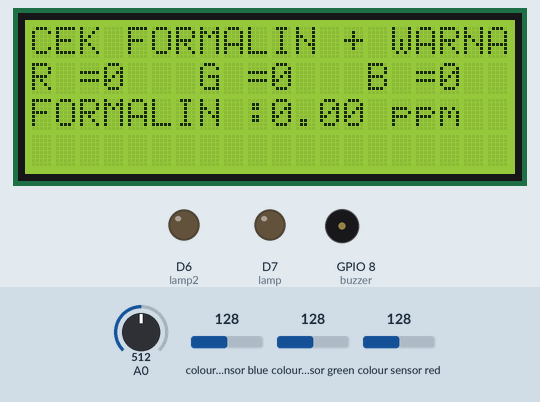
The sketch below on a simulated ESP8266 (NodeMCU). On the bench: 20×4 character LCD, output pins drawn as LEDs (lit = HIGH), buzzer (waves = sounding, pin HIGH). Wiring (inferred from the names in the program): TCS3200 colour sensor: output GPIO 6; S2 D2; S3 D1; S0 D4; S1 GPIO 3. The test bench sets the inputs (shaded band); at power-on: colour sensor blue 128, A0 = 512, colour sensor red 128, colour sensor green 128. Pins used as bus, display or sensor lines are not drawn; what the sketch prints to the serial monitor is not drawn.

Above: at 1.2 s.
1.3 s: colour sensor blue set to 25
At 2.3 s:
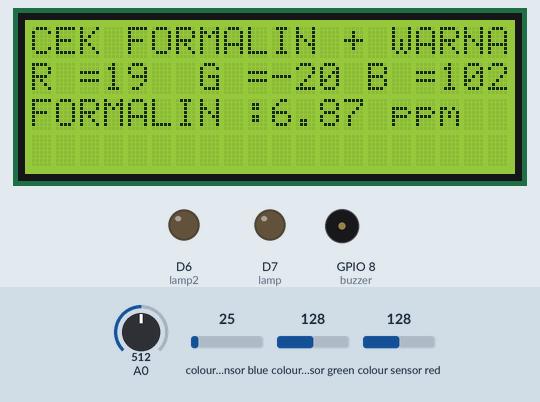
4.7 s: colour sensor blue set to 20
At 6.7 s:
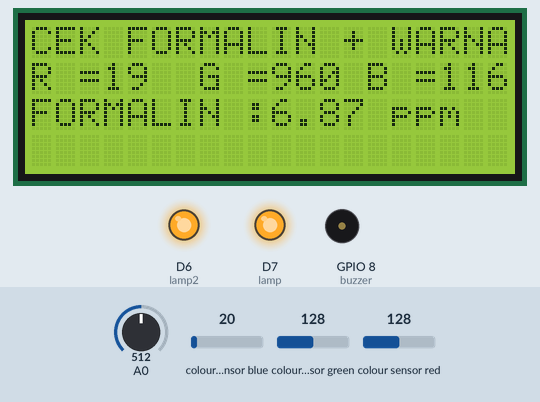
7.9 s: A0 set to 390
At 10.1 s:
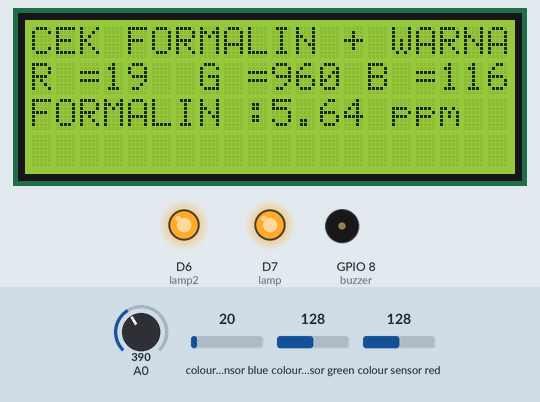
11.0 s: colour sensor red set to 5
At 12.3 s:
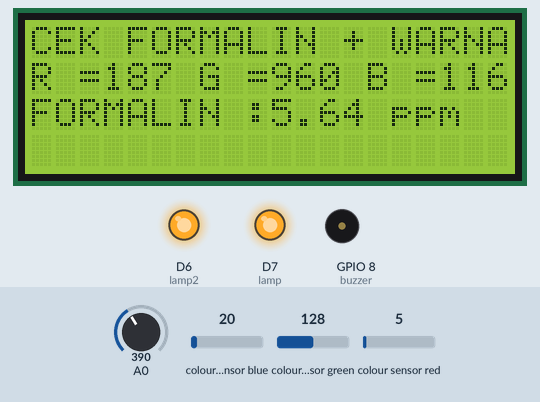
12.6 s: A0 set to 410
At 14.6 s:
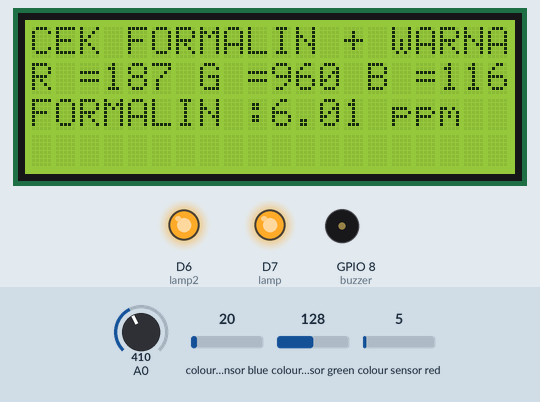
15.7 s: colour sensor blue set to 113
At 16.9 s:
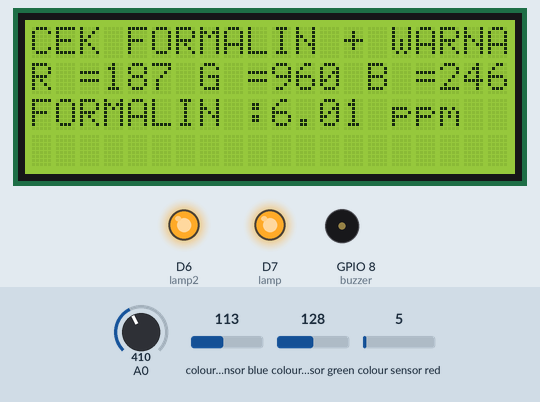
Timing chart, 0 to 18.7 s (numbered marks = the images above; inputs shaded):
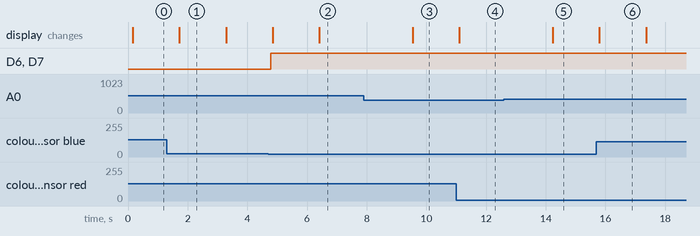

The sketch:

formalincek.ino
```cpp
//LCD............................................................................................................
#include <LiquidCrystal_I2C.h>
LiquidCrystal_I2C lcd(0x27, 20, 4); // set the LCD address to 0x27 for a 20 chars and 4 line display

//BUZZER.........................................................................................................
const int buzzer = 8;

int lamp = 13; // LED terhubung pada pin digital 13
int lamp2 = 12; // LED terhubung pada pin digital 12
//TGS............................................................................................................
float tgs;
float Volt;
float Ro;
float Rt;//Rs
float ppm;
// Your threshold value
int sensorThres = 400;

//TCS...........................................................................................................
#define S0  2
#define S1  3
#define S2  4
#define S3  5
#define OUT 6

int A,D,C = 0;
int R;
int G;
int B;


unsigned long datamilis = 0;
int count = 0;

void setup() {
 // initialize the lcd
 lcd.init();
 // initialize the tgs sensor
 pinMode(tgs, INPUT);
 pinMode(buzzer, OUTPUT);
 // initialize the tcs sensor
 pinMode(S0, OUTPUT);
 pinMode(S1, OUTPUT);
 pinMode(S2, OUTPUT);
 pinMode(S3, OUTPUT);
 pinMode(OUT, INPUT);
 // Setting frequency-scaling to 20%
 digitalWrite(S0,HIGH);
 digitalWrite(S1,LOW);
 pinMode(lamp, OUTPUT); // Mengatur pin sebagai output
 pinMode(lamp2, OUTPUT); // Mengatur pin sebagai output
 Serial.begin(9600);

}

void loop() {
  if(millis() - datamilis > 100){
  datamilis = millis();
  tampilan();
  sensortgs();
  // Setting red filtered photodiodes to be read Red frequency
  digitalWrite(S2,LOW);
  digitalWrite(S3,LOW);
  A = pulseIn(OUT, LOW);  // Reading the output Red frequency
  R = A - 20;
  // Setting Green filtered photodiodes to be read Green frequency
  digitalWrite(S2,HIGH);
  digitalWrite(S3,HIGH);
  D = pulseIn(OUT, LOW);  // Reading the output Green frequency
  G = B - 20;
  // Setting Blue filtered photodiodes to be read Blue frequency
  digitalWrite(S2,LOW);
  digitalWrite(S3,HIGH);
  C = pulseIn(OUT, LOW);  // Reading the output Blue frequency
  B = C - 20;
  // Print RGB Sensor Values
  Serial.print("R= ");
  Serial.print(R);
  Serial.print(" | ");
  Serial.print("G= ");
  Serial.print(G);
  Serial.print(" | ");
  Serial.print("B= ");
  Serial.print(B);
  Serial.println();

  //buzzer urgent........................................................................................
  if(ppm >= 12){
    digitalWrite(buzzer,HIGH);
    delay(1000);
    digitalWrite(buzzer,LOW);
    delay(500);

    }
  else if(ppm <= 11){
    digitalWrite(buzzer,LOW);
    }
  //LED urgent........................................................................................
  if (R < 70 && G < 70 && B < 70) {
    Serial.println("Status: Aman");
    digitalWrite(lamp,LOW);
    digitalWrite(lamp2,LOW);
  }
  else if (R >= 80 && R <= 100 && G >= 80 && G <= 100 && B >= 80 && B <= 100) {
    Serial.println("Status: Sedang");
    digitalWrite(lamp,HIGH);
    digitalWrite(lamp2,LOW);
  }
  else if (R > 110 && G > 110 || B > 110) {
    Serial.println("Status: Bahaya");
    digitalWrite(lamp,HIGH);
    digitalWrite(lamp2,HIGH);
  }
 }
}
void sensortgs() {
  tgs = analogRead(D3);
  Volt = (tgs/1023)*5;
  Rt = (5/Volt-1)*10;
  Ro = (5-Volt)*(5-Volt)/Rt;
  ppm = 35*(Ro-0.32/0.32)+20;

  if(ppm <0) ppm = 0;

  Serial.print(tgs);
  Serial.print(" || ");
  Serial.print(Volt);
  Serial.print(" V || ");
  Serial.print(Rt);
  Serial.print(" Rs || ");
  Serial.print(Ro);
  Serial.print(" Ro || ");
  Serial.print(ppm);
  Serial.println(" ppm ");
  delay (1000);
}
void tampilan(){
  // Print a message to the LCD.
  lcd.backlight();
  lcd.setCursor(0, 0);
  lcd.print("CEK FORMALIN + WARNA");
  lcd.setCursor(0, 1);
  lcd.print("R = ");
  lcd.setCursor(3, 1);
  lcd.print(R);
  lcd.setCursor(6, 1);
  lcd.print(" G = ");
  lcd.setCursor(10, 1);
  lcd.print(G);
  lcd.setCursor(13, 1);
  lcd.print(" B = ");
  lcd.setCursor(17, 1);
  lcd.print(B);
  lcd.setCursor(0, 2);
  lcd.print("FORMALIN :");
  lcd.setCursor(10, 2);
  lcd.print(ppm);
  lcd.setCursor(15, 2);
  lcd.print("ppm");
  delay(500);
}
```

Measured:
- the behaviour switches between 22 and 21 on colour sensor blue (found by bisection; images 1 and 2)
- after the input at 4.7 s, D6 (lamp2), D7 (lamp): LOW → HIGH after 0.09 s; the display: first changes after 0.15 s (image 2 shows a later state)
- after the input at 7.9 s, the display: changes after 1.6 s (image 3)
- after the input at 11.0 s, the display: changes after 0.10 s (image 4)
- after the input at 12.6 s, the display: changes after 1.6 s (image 5)
- after the input at 15.7 s, the display: changes after 0.10 s (image 6)
- what the display in image 6 shows lasts 1.6 s, from 15.8 s to 17.4 s
